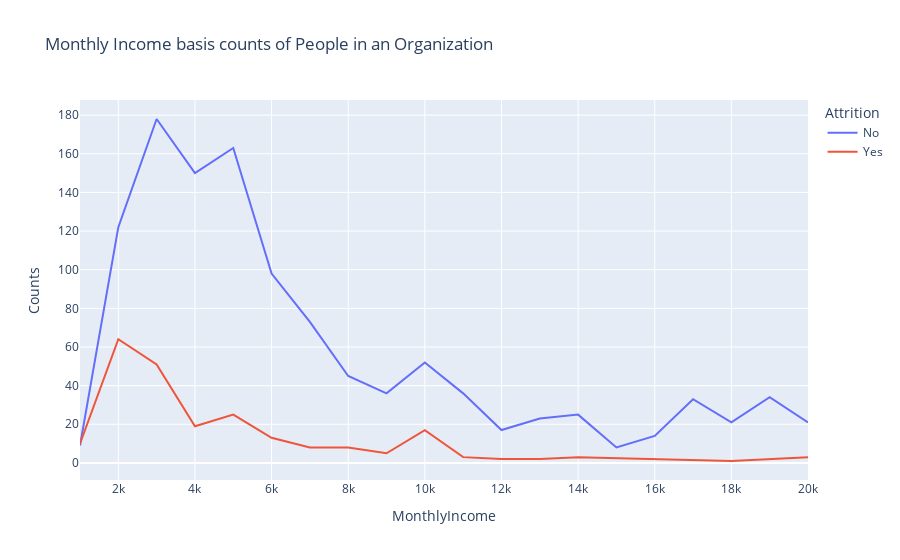

The notebook cell this image was saved under:
### Markdown cell above
##### How income factor affect attrition rate?

### Code cell
rate_att=combined_dataset.groupby(['MonthlyIncome','Attrition']).apply(lambda x:x['MonthlyIncome'].count()).reset_index(name='Counts')
rate_att['MonthlyIncome']=round(rate_att['MonthlyIncome'],-3)
rate_att=rate_att.groupby(['MonthlyIncome','Attrition']).apply(lambda x:x['MonthlyIncome'].count()).reset_index(name='Counts')
fig=px.line(rate_att,x='MonthlyIncome',y='Counts',color='Attrition',title='Monthly Income basis counts of People in an Organization')
fig.show()

### Figure 1 — Plotly figure (JSON) as saved in the notebook; plotly's stock layout.template omitted (floating-point values rounded to 4 significant figures)
{"data": [{"hovertemplate": "Attrition=No<br>MonthlyIncome=%{x}<br>Counts=%{y}<extra></extra>", "legendgroup": "No", "line": {"color": "#636efa", "dash": "solid"}, "marker": {"symbol": "circle"}, "mode": "lines", "name": "No", "orientation": "v", "showlegend": true, "type": "scatter", "x": [1000.0, 2000.0, 3000.0, 4000.0, 5000.0, 6000.0, 7000.0, 8000.0, 9000.0, 10000.0, 11000.0, 12000.0, 13000.0, 14000.0, 15000.0, 16000.0, 17000.0, 18000.0, 19000.0, 20000.0], "xaxis": "x", "y": [9, 122, 178, 150, 163, 98, 73, 45, 36, 52, 36, 17, 23, 25, 8, 14, 33, 21, 34, 21], "yaxis": "y"}, {"hovertemplate": "Attrition=Yes<br>MonthlyIncome=%{x}<br>Counts=%{y}<extra></extra>", "legendgroup": "Yes", "line": {"color": "#EF553B", "dash": "solid"}, "marker": {"symbol": "circle"}, "mode": "lines", "name": "Yes", "orientation": "v", "showlegend": true, "type": "scatter", "x": [1000.0, 2000.0, 3000.0, 4000.0, 5000.0, 6000.0, 7000.0, 8000.0, 9000.0, 10000.0, 11000.0, 12000.0, 13000.0, 14000.0, 18000.0, 19000.0, 20000.0], "xaxis": "x", "y": [10, 64, 51, 19, 25, 13, 8, 8, 5, 17, 3, 2, 2, 3, 1, 2, 3], "yaxis": "y"}], "layout": {"legend": {"title": {"text": "Attrition"}, "tracegroupgap": 0}, "title": {"text": "Monthly Income basis counts of People in an Organization"}, "xaxis": {"anchor": "y", "domain": [0, 1], "title": {"text": "MonthlyIncome"}}, "yaxis": {"anchor": "x", "domain": [0, 1], "title": {"text": "Counts"}}}}
